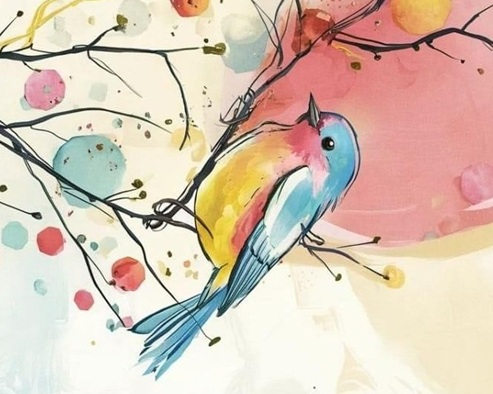
#> input picture Part_01/input/match2.jpg, 493 x 394 px, given in place of test0.jpg, which was not available
$ jupyter execute --allow-errors OpenCV_Computer_Vision.ipynb   (shell and % lines are left out)   (text cells are left out)
#> lines starting #> are read from the running program, lines starting #| are printed output that depends on the picture; after the words box and inside, x2 and y2 are one past the last pixel; in counts of white or black regions, pixels touching at a corner belong together; pictures that were not available may be replaced by others from this repository, and a replacement may not be noted
[cell 1]
import cv2
import sys
import os
import numpy as np

[cell 2]
input_folder = os.path.join("input")
output_folder = os.path.join("output")

[cell 3]
# reading and writing images
image_path = os.path.join(input_folder, "./test.jpg")
#> (the rest of this cell did not finish here and is left out)

#> (a cell that did not finish here is left out)

[cell 5]
# directly reading using OpenCV imread()
image1 = cv2.imread("input/test0.jpg")
#> image1 is the input picture: shape (394, 493, 3); mean B, G, R 181.6, 197.4, 217.1
print(image1.shape)
#| (394, 493, 3)
(b,g,r) = image1[100,100]
#> b = 198; g = 217; r = 220
print("Pixel at (100,100) - Red: {}, Green: {}, Blue: {}".format(r,g,b))
#| Pixel at (100,100) - Red: 220, Green: 217, Blue: 198

[cell 6]
img1=cv2.imread("input/test1.jpg")
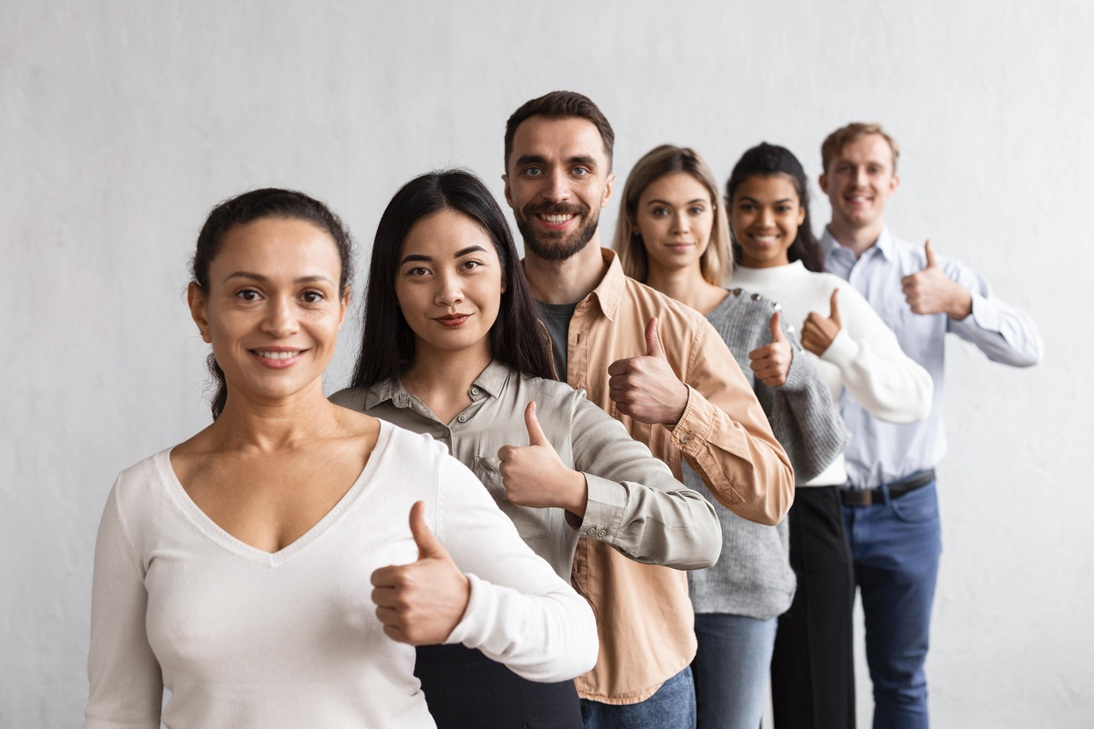
#> input picture Part_01/input/people3.jpg, 1094 x 729 px, given in place of test1.jpg, which was not available
#> img1 is the input picture: shape (729, 1094, 3); mean B, G, R 169.3, 172.7, 182.2
cv2.imshow("Image1", img1)
if cv2.waitKey(0) & 0xff == 27:
#> (key q is pressed here)
            cv2.destroyAllWindows()
# keyboard key 27 is the Esc key, you can check the rest at https://asawicki.info/nosense/doc/devices/keyboard/key_codes.html

[cell 7]
img2=cv2.imread("input/test0.jpg")
cv2.imshow("Image2", img2)
if cv2.waitKey(0) & 0xff == 27:
#> (key q is pressed here)
            cv2.destroyAllWindows()

[cell 8]
print(img1.shape)
#| (729, 1094, 3)
print(img2.shape)
#| (394, 493, 3)

[cell 9]
image_src = cv2.resize(img1, (500, 500))
image_dest = cv2.resize(img2, (500, 500))

[cell 10]
weightedSum = cv2.addWeighted(image_src, 0.5, image_dest, 0.2, 0)
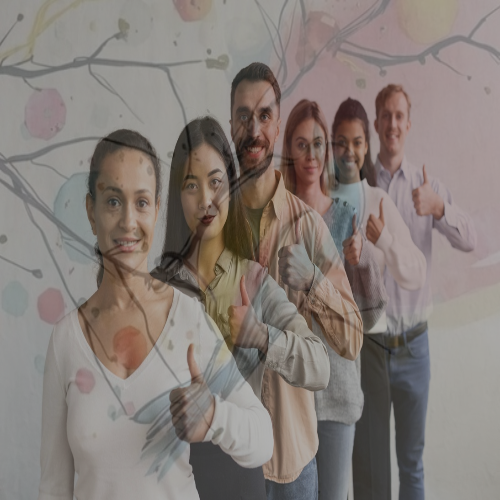
#> weightedSum: shape (500, 500, 3); mean B, G, R 120.9, 125.8, 134.4
cv2.imwrite(os.path.join(output_folder, "addition.jpg"), weightedSum)
#> Out = True

[cell 11]
subtract_image = cv2.subtract(image_src, image_dest)
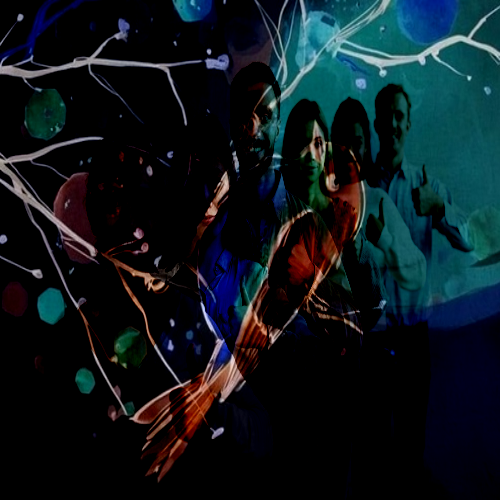
#> subtract_image: shape (500, 500, 3); mean B, G, R 29.4, 24.3, 13.4
cv2.imwrite(os.path.join(output_folder, "substraction.jpg"), subtract_image)
#> Out = True

[cell 12]
flags = [i for i in dir(cv2) if i.startswith('COLOR_')]
print(flags)

[cell 13]
# convert bgr to hsv
hsvImage = cv2.cvtColor(image_dest, cv2.COLOR_BGR2HSV)
#> hsvImage: shape (500, 500, 3); mean H, S, V 33.9, 53.7, 221.6
cv2.imwrite(os.path.join(output_folder, "bgr2hsv.jpg"), hsvImage)
#> Out = True

[cell 14]
# convert bgr to grey (UK) /gray (US)
grayImage = cv2.cvtColor(image_dest, cv2.COLOR_BGR2GRAY)
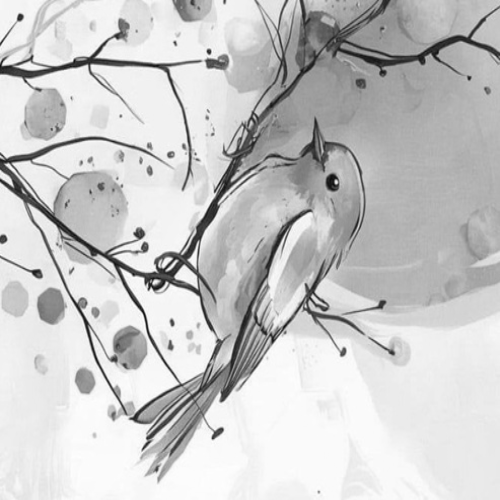
#> grayImage: shape (500, 500); min 12, max 254, mean 201.4
cv2.imwrite(os.path.join(output_folder, "bgr2gray.jpg"), grayImage)
#> Out = True

[cell 15]
# track one color channel, say Blue
"""tracks blue color,first convert into hsv and then we go bitwise and to detect the blue"""

# step 1. conversion in HSV color space
blue_cap=cv2.imread("input/blue_cap.jpg")
hsvBlue_cap = cv2.cvtColor(blue_cap, cv2.COLOR_BGR2HSV)
#> hsvBlue_cap: shape (729, 1094, 3); mean H, S, V 62, 32.8, 184.5

# step 2. defining blue in hsv space; for different colors, please search google or color space documentation
lower_blue = np.array([25, 50, 50])   # blue has a lower boundary of 25-50
upper_blue = np.array([130, 255, 255]) # blue upper boundary is 130-255

# stap 3. define a mask that picks blue using the defined color range in the previous step
# Threshold the HSV image to get only blue colors
mask = cv2.inRange(hsvBlue_cap, lower_blue, upper_blue)
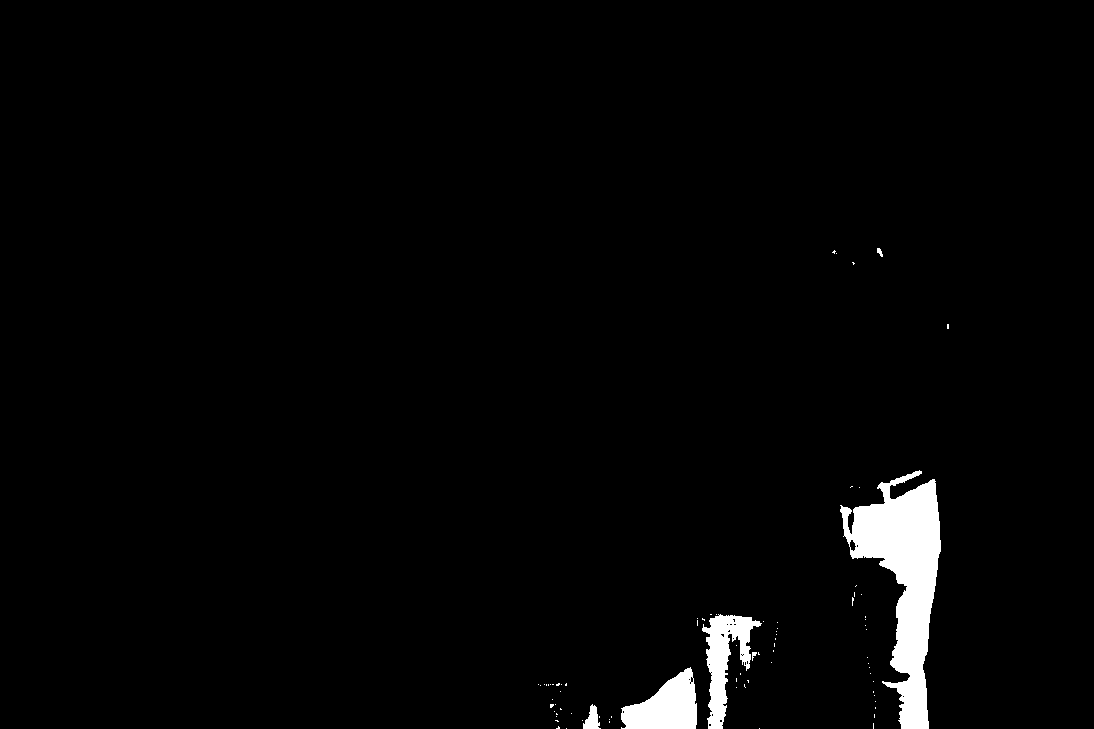
#> mask: shape (729, 1094); 2.2% white; 80 white regions (74 under 20 px), largest, box (x1, y1, x2, y2) and area: (840, 470, 941, 729) 11579, (621, 667, 697, 729) 2931, (702, 614, 762, 729) 2838, (583, 704, 601, 729) 258, (877, 248, 883, 257) 32, (752, 652, 757, 661) 24

# step 4. do Bitwise-AND using the mask on the original image
onlyBlueImage = cv2.bitwise_and(blue_cap, blue_cap, mask=mask)
# In bitwise AND, only 1 and 1 is 1; here 1 is blue (the range above)
cv2.imwrite(os.path.join(output_folder, "only_blue.jpg"), onlyBlueImage)
#> Out = True

[cell 16]
# Binary thresholding
""" options can be
            cv2.THRESH_BINARY
            cv2.THRESH_BINARY_INV
            cv2.THRESH_TRUNC
            cv2.THRESH_TOZERO
            cv2.THRESH_TOZERO_INV
"""
blue_cap=cv2.imread("input/blue_cap.jpg")
ret, thresholdImage = cv2.threshold(blue_cap, 127, 255, cv2.THRESH_BINARY)
# Thresholding the image placing 127 intensity level as threshold
# Pixel values below 127 would be changed to Black
# Pixel values above 127 would be changed to White (255)
cv2.imwrite(os.path.join(output_folder, "binary_threshold.jpg"), thresholdImage)
#> Out = True
# Displaying the output image
#cv2.imshow('Binary Threshold', thresholdImage)

[cell 17]
# Adaptive thresholding
""" If an image has different lighting conditions in different areas, this algorithm determines
        the threshold for a pixel based on a small region around it """
"""Threshold can be calculated as given two methods:
         1) cv2.ADAPTIVE_THRESH_MEAN_C: The threshold value is
                the mean of the neighbourhood area minus the constant C.
         2) cv2.ADAPTIVE_THRESH_GAUSSIAN_C:The threshold
                value is a gaussian-weighted sum of the neighbourhood values minus the constant C.
"""
blue_cap=cv2.imread("input/blue_cap.jpg")
# [4 lines of commented-out code are left out]
img = cv2.cvtColor(blue_cap, cv2.COLOR_BGR2GRAY)
thImage2 = cv2.adaptiveThreshold(img, 255, cv2.ADAPTIVE_THRESH_MEAN_C, cv2.THRESH_BINARY, 11, 2)
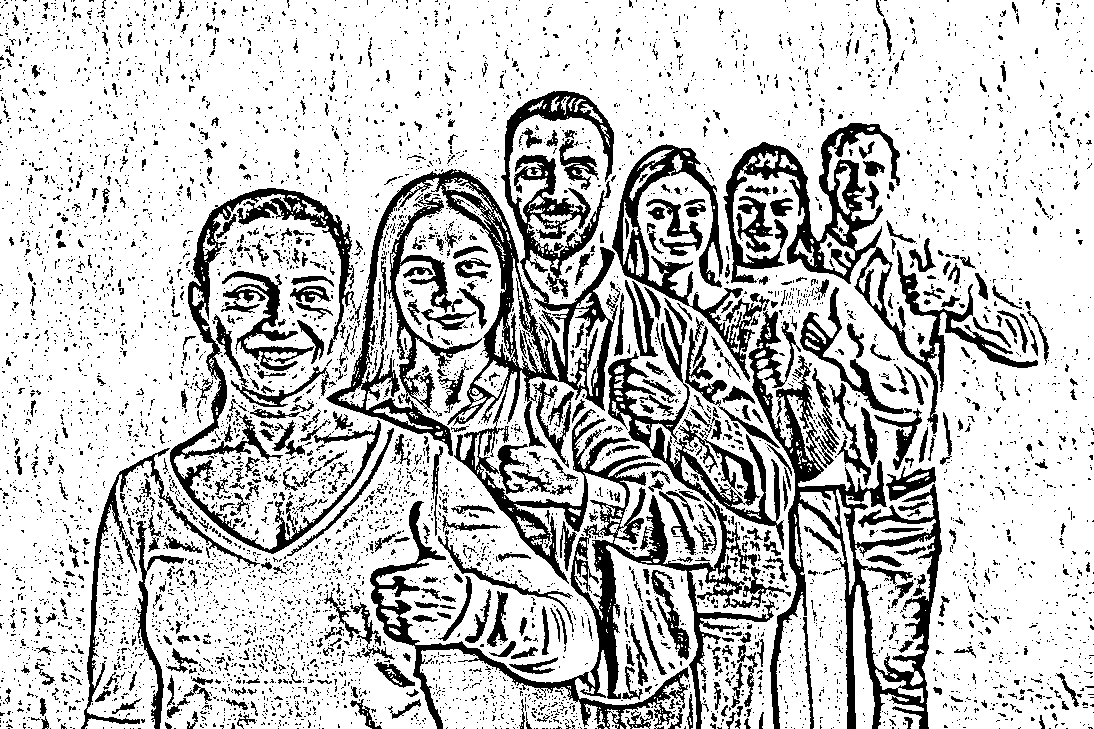
#> thImage2: shape (729, 1094); 77.7% white; 6478 black regions (5857 under 20 px), largest, box (x1, y1, x2, y2) and area: (326, 91, 791, 729) 51404, (748, 311, 942, 729) 14841, (723, 123, 1038, 434) 12167
cv2.imwrite(os.path.join(output_folder, "adaptive_threshold.jpg"), thImage2)
#> Out = True

[cell 18]
# Otsu binarization
"""Consider an image with only two distinct image values (bimodal image), where the histogram would only
        consist of two peaks. A good threshold would be in the middle of those two values. Similarly, Otsu's method
        determines an optimal global threshold value from the image histogram """

# Otsu's thresholding after Gaussian filtering
blue_cap=cv2.imread("input/blue_cap.jpg")
#blur = cv2.GaussianBlur(blue_cap, (5, 5), 0)
blur = cv2.cvtColor(blue_cap, cv2.COLOR_BGR2GRAY)
ret3, th3 = cv2.threshold(blur, 0, 255, cv2.THRESH_BINARY + cv2.THRESH_OTSU)
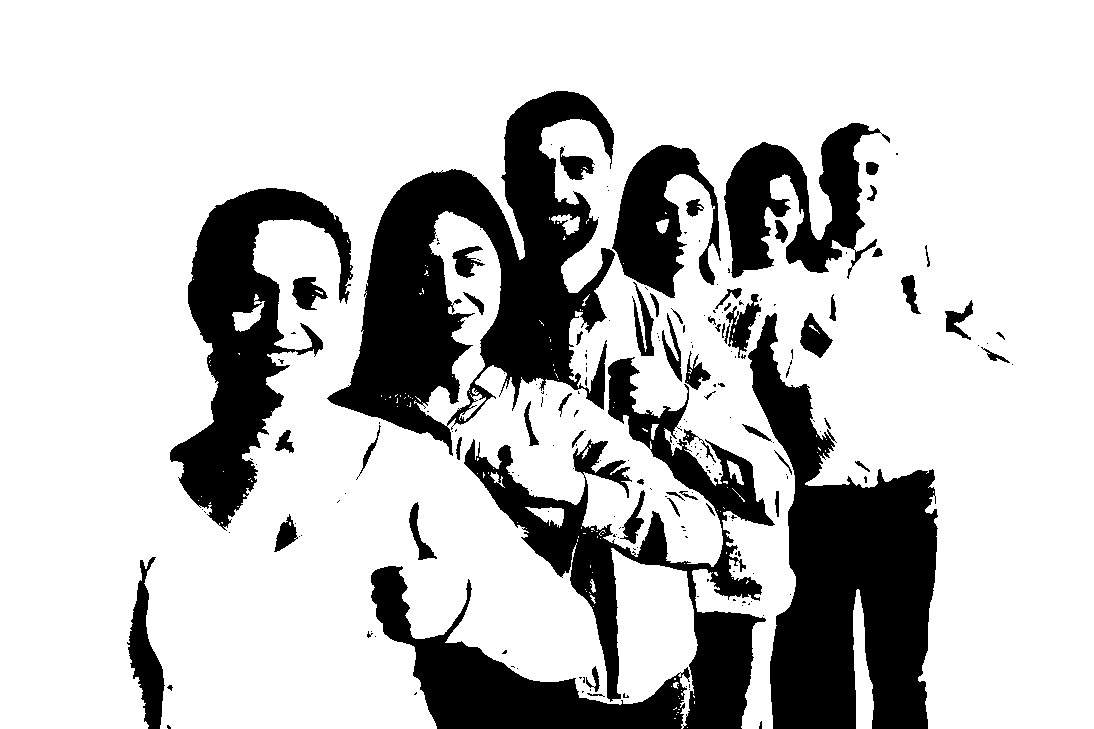
#> th3: shape (729, 1094); 76.4% white; 211 black regions (150 under 20 px), largest, box (x1, y1, x2, y2) and area: (327, 91, 615, 456) 44728, (748, 313, 938, 729) 40470, (464, 357, 775, 729) 27667
#> ret3 = 138
cv2.imwrite(os.path.join(output_folder, "otsu_binarized_threshold.jpg"), th3)
#> Out = True

[cell 19]
#2D convolution
# Please learn this from the website link above, please note that Kernel is just a numeric matrix

[cell 20]
#averaging as numpy array
blue_cap=cv2.imread("input/blue_cap.jpg")
kernel = np.ones((5, 5), np.float32) / 25
dst = cv2.filter2D(blue_cap, -1, kernel)

cv2.imwrite(os.path.join(output_folder, "averaged_numpy.jpg"), dst)
#> Out = True

[cell 21]
#averaging by cv2 directly (same effect as the previous)
blur = cv2.blur(blue_cap, (5, 5))

cv2.imwrite(os.path.join(output_folder, "averaged_blur.jpg"), blur)
#> Out = True

[cell 22]
#gaussian blur
"""instead of box kernel, gaussian kernel is used to blur the image"""
""" width and height of the kernel which should be positive and odd."""
"""sigmaX and sigmaY respectively. If only sigmaX is specified, sigmaY is taken as the same as sigmaX.
   If both are given as zeros, they are calculated from the kernel size """

blur = cv2.GaussianBlur(blue_cap, (5, 5), 0)

cv2.imwrite(os.path.join(output_folder, "gaussian_blur.jpg"), blur)
#> Out = True

[cell 23]
#median blur
""" median of all the pixels under the kernel area and the central element is
    replaced with this median value"""
"""highly effective in salt and pepper noise (also known as impulse noise, is a form of noise sometimes seen on digital images.
    For black-and-white or grayscale images, is presents as sparsely occurring white and black pixels,
    giving the appearance of an image sprinkled with salt and pepper.)

    Kernel size should be odd number"""

median = cv2.medianBlur(blue_cap, 5)

cv2.imwrite(os.path.join(output_folder, "median_blur.jpg"), median)
#> Out = True

[cell 24]
#bilateral blur
"""highly effective in noise removal while keeping edges sharp"""
"""Gaussian blurs the edges also,bilateral doesn't ,this is why it is kind of slow to gaussian"""
"""
        d: diameter of each pixel neighborhood that is used during filtering
        sigmaColor: Filter sigma in the color
        space. A larger value of the parameter means that farther colors within the pixel neighborhood.
        sigmaSpace:Filter sigma in the coordinate space. A larger value of the parameter means that farther pixels
            will influence each other as long as their colors are close enough """

b_blur = cv2.bilateralFilter(blue_cap, 9, 75, 75)

cv2.imwrite(os.path.join(output_folder, "bilateral_blur.jpg"), b_blur)
#> Out = True

[cell 25]
# erosion
#erodes away the boundaries of foreground object (Always try to keep foreground in white).
blue_cap=cv2.imread("input/noise.png")
kernel = np.ones((5, 5), np.uint8)
#> (the rest of this cell did not finish here and is left out)

[cell 26]
# dilation (the action or condition of becoming or being made wider, larger, or more ope)
#It increases the white region in the image or size of foreground object increases
blue_cap=cv2.imread("input/noise.png")
kernel = np.ones((5, 5), np.uint8)
#> (the rest of this cell did not finish here and is left out)

[cell 27]
# opening
# Opening is the 2 operations above together (erosion followed by dilation). It is useful in removing noise
blue_cap=cv2.imread("input/noise.png")
kernel = np.ones((5, 5), np.uint8)
#> (the rest of this cell did not finish here and is left out)

[cell 28]
# closing
# Closing is reverse of Opening, Dilation followed by Erosion.
# It is useful in closing small holes inside the foreground objects, or small black points on the object.
blue_cap=cv2.imread("input/noise.png")
kernel = np.ones((5, 5), np.uint8)
#> (the rest of this cell did not finish here and is left out)

[cell 29]
# getting structuring element
# get structuring  element to work on above morphological operation if required
def get_structuring_element(self):
    """get structuring  element to work on above morphological operation if required"""
    rect_element = cv2.getStructuringElement(cv2.MORPH_RECT, (5, 5))
    print(rect_element)
    elliptical_element = cv2.getStructuringElement(cv2.MORPH_ELLIPSE, (5, 5))
    print(elliptical_element)

[cell 30]
image_path_src = os.path.join(input_folder, "test.jpg")
morpho_obj = image_path_src
get_structuring_element(morpho_obj)

[cell 31]
blue_cap=cv2.imread("input/blue_cap.jpg")
old_car=cv2.imread("input/noise.png")
edges_blueCap = cv2.Canny(blue_cap, 50, 200)
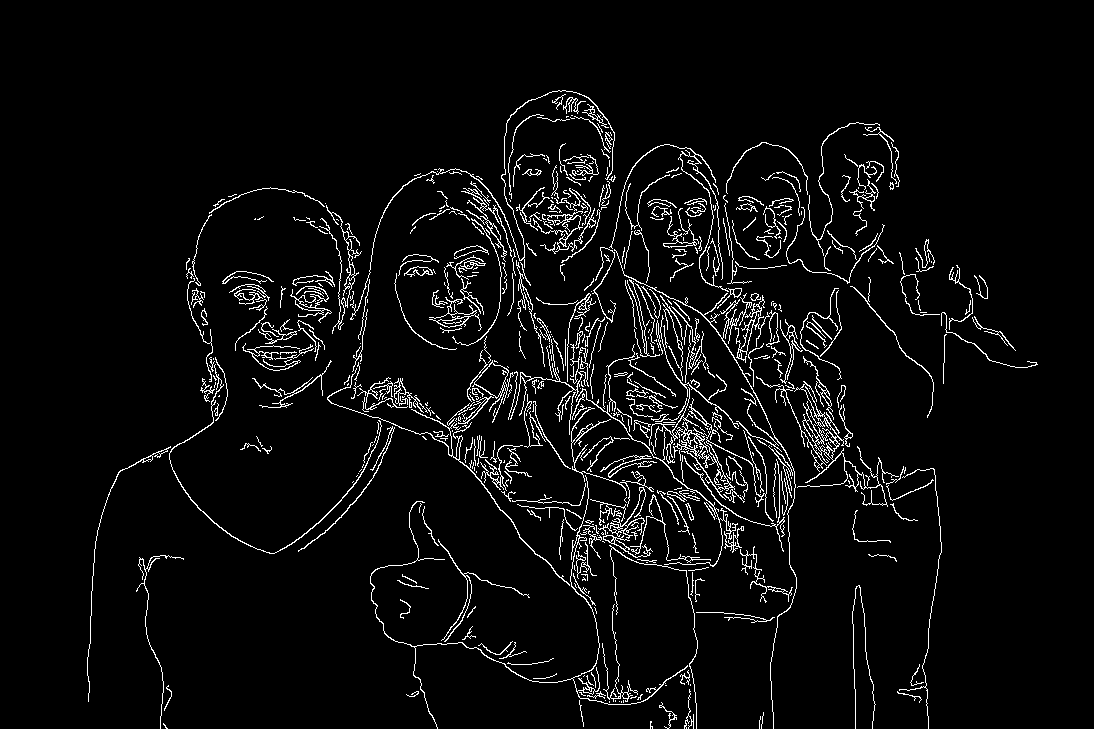
#> edges_blueCap: shape (729, 1094); 4.7% white in thin lines or dots, all inside (x1, y1, x2, y2) = (87, 90, 1038, 729)
cv2.imwrite(os.path.join(output_folder, "edges_blueCap.jpg"), edges_blueCap)
edges_oldCar = cv2.Canny(old_car, 50, 200)
cv2.imwrite(os.path.join(output_folder, "edges_oldCar.jpg"), edges_oldCar)
#> Out = True

[cell 32]
original=cv2.imread("input/form-whole.png")
# Convert it to grayscale
#> (the rest of this cell did not finish here and is left out)

[cell 33]
#!pip install imutils
import imutils

[cell 34]
original1=cv2.imread("input/test0.jpg")
# Convert it to grayscale
original_gray1 = cv2.cvtColor(original1, cv2.COLOR_BGR2GRAY)

template11 = cv2.imread("input/test0_template.png", 0)
template1 = cv2.Canny(template11, 50, 200)    # detect the canny edges
#> (the rest of this cell did not finish here and is left out)

[cell 35]
# hough line detection based out of canny edge detection

imageSample=cv2.imread("input/test0.jpg")
gray = cv2.cvtColor(imageSample, cv2.COLOR_BGR2GRAY)
edges = cv2.Canny(gray, 50, 150, apertureSize=3)
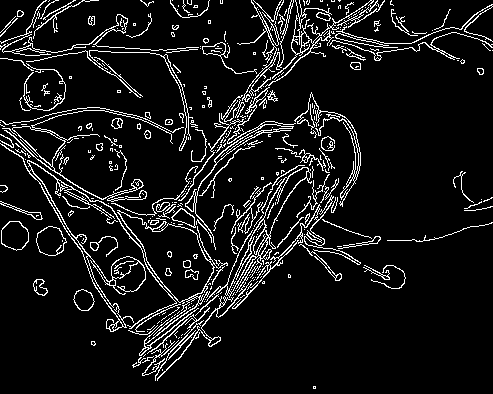
#> edges: shape (394, 493); 8.8% white in thin lines or dots
# Increase the Aperture size if want to detect more detailed features

lines = cv2.HoughLines(edges, 1, np.pi / 180, 200)
#> lines = None
# threshold (min number of intersections to be considered as a line) = 200
# you may need to change this depending on images
# change this value to see how the output changes!
#> (the rest of this cell did not finish here and is left out)
